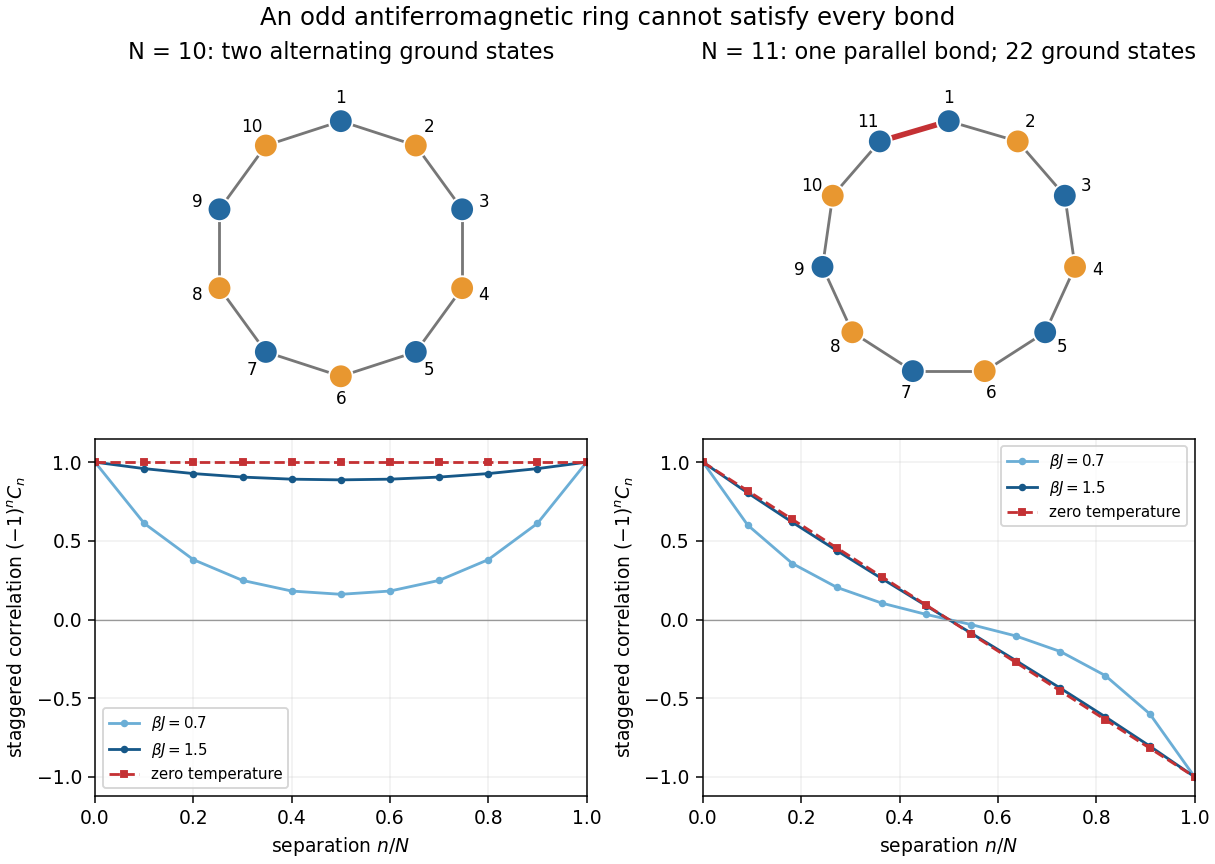

Source code (Python):
"""Generate the original ring-parity figure in the current working directory.

Tested with Python 3.14.4, NumPy 2.3.5 and Matplotlib 3.10.7.
Dependencies are declared in the repository pyproject.toml.
"""

from pathlib import Path
import os

os.environ.setdefault("MPLCONFIGDIR", "/tmp/oxford-2025-aqt-matplotlib")

import matplotlib

matplotlib.use("Agg")
import matplotlib.pyplot as plt
import numpy as np


def main():
    root = Path.cwd()
    plt.rcParams.update({"font.size": 10, "figure.facecolor": "white", "axes.facecolor": "white"})
    fig, axes = plt.subplots(2, 2, figsize=(9, 6.4), layout="constrained")
    for col, count in enumerate((10, 11)):
        ax = axes[0, col]
        angles = np.pi / 2 - 2 * np.pi * np.arange(count) / count
        points = np.column_stack((np.cos(angles), np.sin(angles)))
        spins = (-1) ** np.arange(count)
        for j in range(count):
            k = (j + 1) % count
            bad = spins[j] == spins[k]
            ax.plot(points[[j, k], 0], points[[j, k], 1], color="#c43134" if bad else "#777777", linewidth=3 if bad else 1.5)
        ax.scatter(points[:, 0], points[:, 1], s=160, c=np.where(spins > 0, "#2469a0", "#e89730"), edgecolors="white", linewidths=1, zorder=3)
        for j, xy in enumerate(points):
            ax.text(*(1.18 * xy), str(j + 1), ha="center", va="center", fontsize=9)
        ax.set(xlim=(-1.45, 1.45), ylim=(-1.4, 1.4), aspect="equal")
        ax.axis("off")
        ax.set_title(f"N = {count}: " + ("two alternating ground states" if count % 2 == 0 else "one parallel bond; 22 ground states"))
        ax = axes[1, col]
        n = np.arange(count + 1)
        for coupling, color in ((0.7, "#6baed6"), (1.5, "#165888")):
            t = -np.tanh(coupling)
            correlation = (t ** n + t ** (count - n)) / (1 + t ** count)
            ax.plot(n / count, (-1) ** n * correlation, "o-", ms=3, color=color, label=rf"$\beta J={coupling}$")
        limit = np.ones_like(n, dtype=float) if count % 2 == 0 else 1 - 2 * n / count
        ax.plot(n / count, limit, "s--", ms=3, color="#c43134", label="zero temperature")
        ax.axhline(0, color="#999999", lw=0.7)
        ax.set(xlabel=r"separation $n/N$", ylabel=r"staggered correlation $(-1)^n C_n$", ylim=(-1.12, 1.15), xlim=(0, 1))
        ax.legend(fontsize=8, loc="lower left" if count % 2 == 0 else "upper right")
        ax.grid(alpha=0.2)
    fig.suptitle("An odd antiferromagnetic ring cannot satisfy every bond", fontsize=13)
    output = root / "2025-ring-parity.png"
    output.parent.mkdir(parents=True, exist_ok=True)
    fig.savefig(output, dpi=135, facecolor="white", transparent=False)
    plt.close(fig)


if __name__ == "__main__":
    main()
